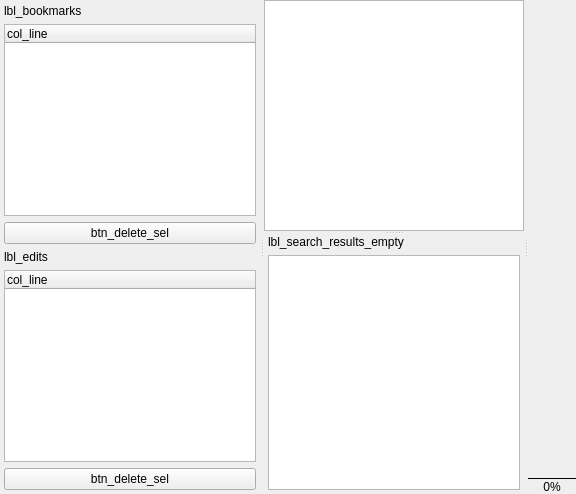
<?xml version="1.0" encoding="UTF-8"?>
<ui version="4.0">
 <class>LogTab</class>
 <widget class="QWidget" name="LogTab">
  <layout class="QHBoxLayout" name="horizontalLayout">
   <property name="leftMargin">
    <number>0</number>
   </property>
   <property name="topMargin">
    <number>0</number>
   </property>
   <property name="rightMargin">
    <number>0</number>
   </property>
   <property name="bottomMargin">
    <number>0</number>
   </property>
   <item>
    <widget class="QSplitter" name="splitter">
     <property name="orientation">
      <enum>Qt::Horizontal</enum>
     </property>
     <widget class="QWidget" name="side_panel" native="true">
      <layout class="QVBoxLayout" name="side_layout">
       <property name="leftMargin">
        <number>4</number>
       </property>
       <property name="topMargin">
        <number>4</number>
       </property>
       <property name="rightMargin">
        <number>4</number>
       </property>
       <property name="bottomMargin">
        <number>4</number>
       </property>
       <item>
        <widget class="QLabel" name="_lbl_bookmarks">
         <property name="text">
          <string>lbl_bookmarks</string>
         </property>
        </widget>
       </item>
       <item>
        <widget class="QTreeWidget" name="bm_tree">
         <property name="rootIsDecorated">
          <bool>false</bool>
         </property>
         <property name="uniformRowHeights">
          <bool>true</bool>
         </property>
         <property name="selectionMode">
          <enum>QAbstractItemView::ExtendedSelection</enum>
         </property>
         <column>
          <property name="text">
           <string>col_line</string>
          </property>
         </column>
        </widget>
       </item>
       <item>
        <widget class="QPushButton" name="btn_del_bookmarks">
         <property name="text">
          <string>btn_delete_sel</string>
         </property>
        </widget>
       </item>
       <item>
        <widget class="QLabel" name="_lbl_edits">
         <property name="text">
          <string>lbl_edits</string>
         </property>
        </widget>
       </item>
       <item>
        <widget class="QTreeWidget" name="ed_tree">
         <property name="rootIsDecorated">
          <bool>false</bool>
         </property>
         <property name="uniformRowHeights">
          <bool>true</bool>
         </property>
         <property name="selectionMode">
          <enum>QAbstractItemView::ExtendedSelection</enum>
         </property>
         <column>
          <property name="text">
           <string>col_line</string>
          </property>
         </column>
        </widget>
       </item>
       <item>
        <widget class="QPushButton" name="btn_del_edits">
         <property name="text">
          <string>btn_delete_sel</string>
         </property>
        </widget>
       </item>
      </layout>
     </widget>
     <widget class="QSplitter" name="v_splitter">
      <property name="orientation">
       <enum>Qt::Vertical</enum>
      </property>
      <widget class="LogPlainTextEdit" name="text"/>
      <widget class="QWidget" name="search_panel" native="true">
       <layout class="QVBoxLayout" name="search_layout">
        <property name="leftMargin">
         <number>4</number>
        </property>
        <property name="topMargin">
         <number>0</number>
        </property>
        <property name="rightMargin">
         <number>4</number>
        </property>
        <property name="bottomMargin">
         <number>4</number>
        </property>
        <item>
         <widget class="QLabel" name="_search_results_label">
          <property name="text">
           <string>lbl_search_results_empty</string>
          </property>
         </widget>
        </item>
        <item>
         <widget class="QListView" name="search_results_view">
          <property name="uniformItemSizes">
           <bool>true</bool>
          </property>
          <property name="alternatingRowColors">
           <bool>true</bool>
          </property>
         </widget>
        </item>
       </layout>
      </widget>
     </widget>
     <widget class="QWidget" name="right_panel" native="true">
      <layout class="QVBoxLayout" name="right_layout">
       <property name="spacing">
        <number>0</number>
       </property>
       <property name="leftMargin">
        <number>0</number>
       </property>
       <property name="topMargin">
        <number>0</number>
       </property>
       <property name="rightMargin">
        <number>0</number>
       </property>
       <property name="bottomMargin">
        <number>0</number>
       </property>
       <item>
        <widget class="MiniMap" name="minimap" native="true">
         <property name="sizePolicy">
          <sizepolicy hsizetype="Fixed" vsizetype="Expanding">
           <horstretch>0</horstretch>
           <verstretch>1</verstretch>
          </sizepolicy>
         </property>
         <property name="minimumSize">
          <size>
           <width>48</width>
           <height>100</height>
          </size>
         </property>
        </widget>
       </item>
       <item>
        <widget class="QFrame" name="sep">
         <property name="frameShape">
          <enum>QFrame::HLine</enum>
         </property>
         <property name="frameShadow">
          <enum>QFrame::Plain</enum>
         </property>
        </widget>
       </item>
       <item>
        <widget class="QLabel" name="pct_label">
         <property name="text">
          <string>0%</string>
         </property>
         <property name="alignment">
          <set>Qt::AlignCenter</set>
         </property>
        </widget>
       </item>
      </layout>
     </widget>
    </widget>
   </item>
  </layout>
 </widget>
 <customwidgets>
  <customwidget>
   <class>LogPlainTextEdit</class>
   <extends>QPlainTextEdit</extends>
   <header>log_reader.widgets</header>
  </customwidget>
  <customwidget>
   <class>MiniMap</class>
   <extends>QWidget</extends>
   <header>log_reader.widgets</header>
  </customwidget>
 </customwidgets>
</ui>
